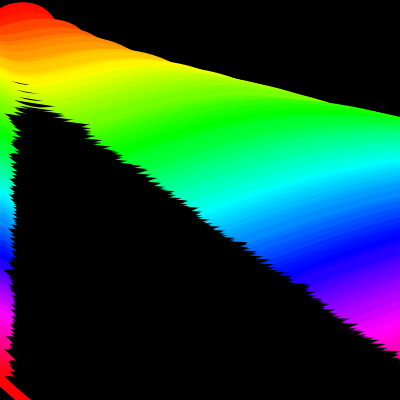
Frame 1 (no input)
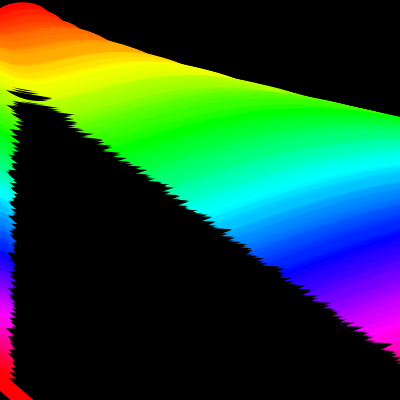
Frame 2 (the mouse pressed at the canvas centre, redrawn once)

The Processing sketch that drew these frames (run headless with seeded random() and noise(); the mouse was pressed at the canvas centre and the sketch redrawn once):

// Processing sketch: processing_48853
// ── processing_48853.pde

void setup() {
  size(400, 400);
  background(0);
  smooth();
  noLoop();
  
  colorMode(HSB,360,100,100);
}

void draw(){
  for(int i= 0; i < 360;i++){
    stroke(i,100,100);
    strokeWeight(random(1,20));
    fill(0);
    bezier(0, 20+i, i, i*2, 90+i, 0, i*5, i+80);
  }
}
